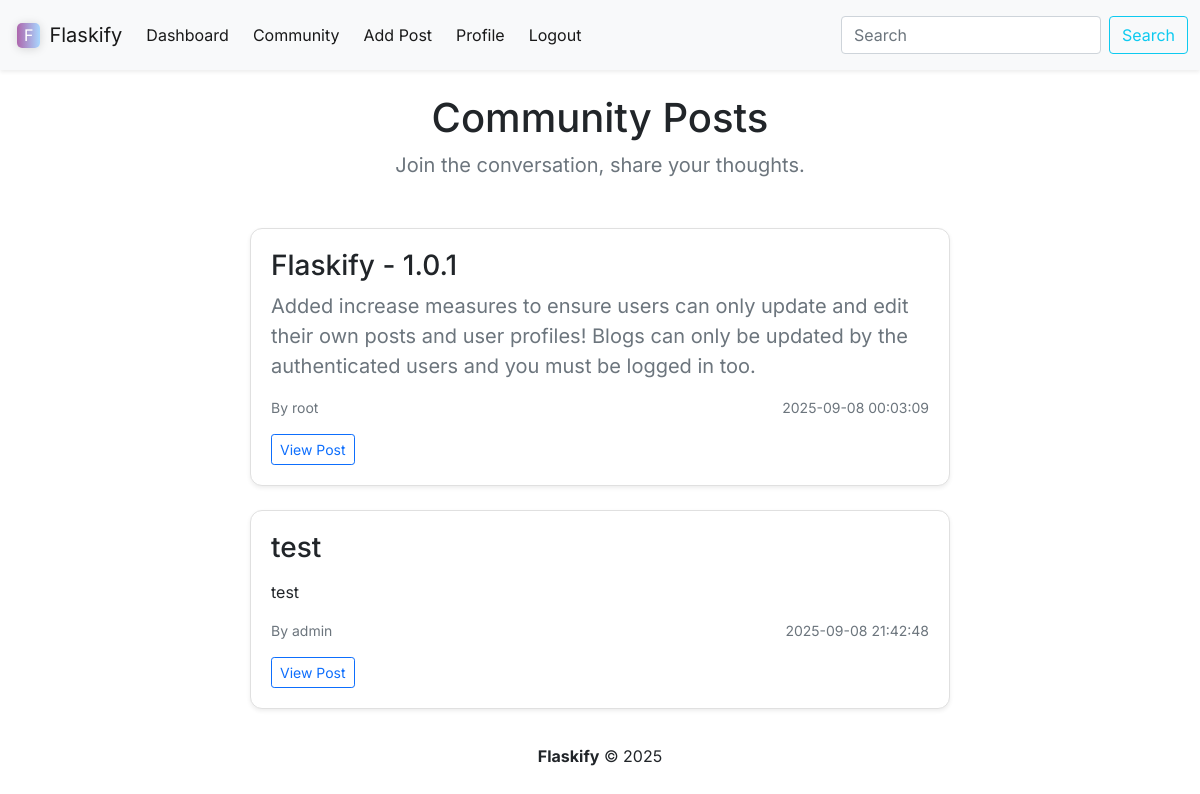
The app's page /posts (signed in), older data.
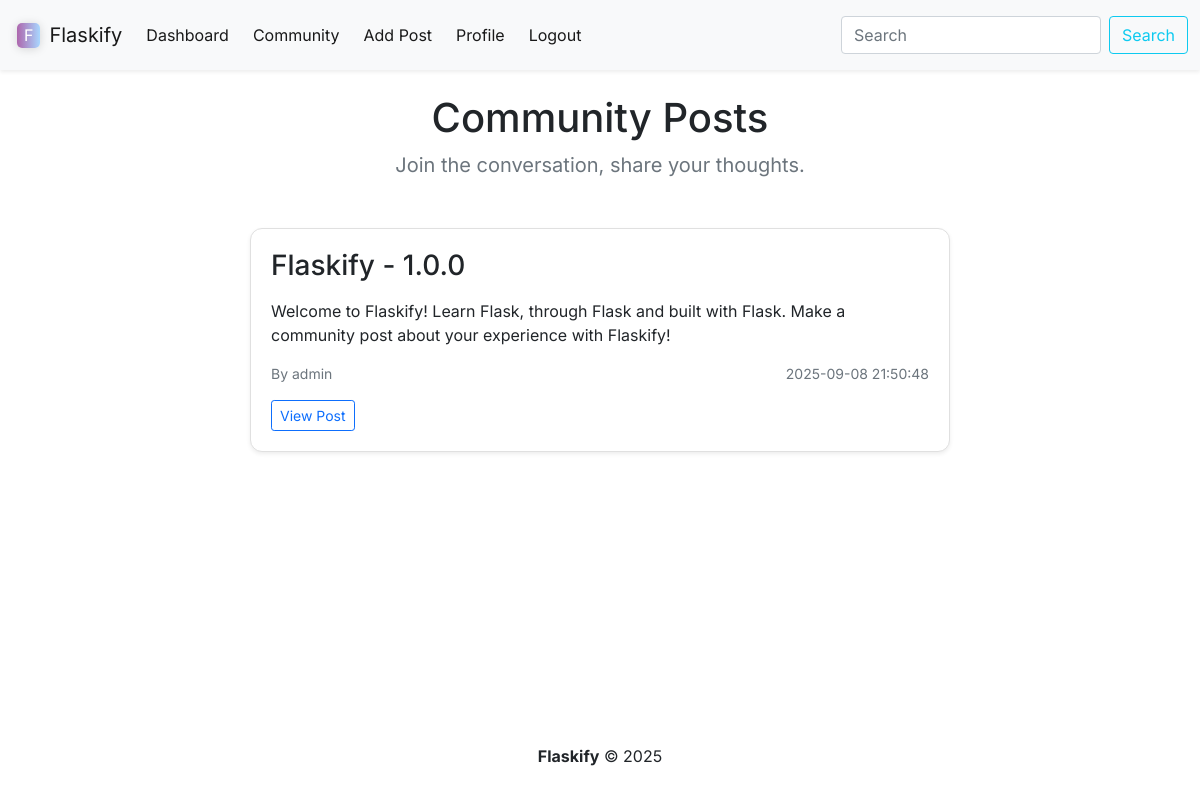
The same page, newer data.
### models.py (models this page shows)
class Posts(db.Model):
    id = db.Column(db.Integer, primary_key=True)
    title = db.Column(db.String(999))
    content = db.Column(db.Text)
    author = db.Column(db.String(999))
    date_posted = db.Column(db.DateTime, default=datetime.now(timezone.utc))
    slug = db.Column(db.String(255))
    user_id = db.Column(db.Integer)

### app.py (the view)
@app.route('/posts')
@login_required
def posts():
    posts = Posts.query.order_by(Posts.date_posted)
    return render_template("posts.html", posts=posts)

### web_forms.py
class SearchForm(FlaskForm):
    searched = StringField("Searched", validators=[DataRequired()])
    submit = SubmitField("Submit")

### app.py (called while the page is built)
@app.context_processor
def base():
    form = SearchForm()
    return dict(form=form)

@login_manager.user_loader
def load_user(user_id):
    return Users.query.get(int(user_id))

### templates/posts.html
{% extends 'base.html' %}
{% block navigation_items %}
    {% include 'components/nav_component.html' %}
{% endblock %}
{% block section %}
  <div class="text-center mb-5">
    <h1 class="font-for-text">Community Posts</h1>
    <p class="font-for-text text-muted fs-5">Join the conversation, share your thoughts.</p>
  </div>
  <div class="d-flex flex-column align-items-center gap-4 font-for-text">
    {% for post in posts %}
      <div class="post-container-styling bg-white shadow-sm">
        <h3 class="fw-semibold mb-2">{{ post.title }}</h3>
        <p class="fs-5 text-secondary mb-3">{{ post.content|safe }}</p>
        <div class="d-flex justify-content-between text-muted small mb-3">
          <a>By {{ post.author }}</a>
          <span>{{ post.date_posted.strftime("%Y-%m-%d %H:%M:%S") }}</span>
        </div>
        <div class="d-flex flex-row gap-2">
            <div class="">
                <a class="btn btn-sm btn-outline-primary" href="{{ url_for('post', id=post.id) }}">
                    View Post
                </a>
            </div>
        </div>
      </div>
    {% endfor %}
  </div>
{% endblock %}

### templates/base.html (shortened to what this page needs)
<!DOCTYPE html>
<html lang="en">
<head>
    <link href="https://cdn.jsdelivr.net/npm/bootstrap@5.0.2/dist/css/bootstrap.min.css" rel="stylesheet">
    <link href="/static/style.css" rel="stylesheet">
</head>
<body class="d-flex flex-column min-vh-100">
    <nav class="navbar navbar-expand-lg navbar-light bg-light shadow-sm font-for-text" style="height: 70px;">
        <div class="container-fluid">
            <div class="d-flex align-items-center gap-1">
                <span class="logo-style text-white">F</span>
                <a class="navbar-brand">Flaskify</a>
            </div>
            {% block navigation_items %}
            {% endblock %}
        </div>
    </nav>
    <div class="container mt-4">
    {% block section %}
    {% endblock %}
    </div>
    <footer class="text-black mt-auto py-3" style="margin-top: 50px">
        <div class="container text-sm">
            <p class="text-center font-for-text"><strong>Flaskify</strong> &copy; {{ 2025 }}</p>
        </div>
    </footer>
</body>
</html>

### templates/components/nav_component.html (shortened to what this page needs)
<div class="collapse navbar-collapse d-flex justify-content-cente" id="navbarSupportedContent">
    <ul class="navbar-nav gap-2">
        <li class="nav-item">
            <a class="nav-link active" aria-current="page" href="{{url_for('dashboard')}}">Dashboard</a>
        </li>
        <li class="nav-item">
            <a class="nav-link active" aria-current="page" href="{{url_for('posts')}}">Community</a>
        </li>
        <li class="nav-item">
            <a class="nav-link active" aria-current="page" href="{{url_for('add_post')}}">Add Post</a>
        </li>
        <li class="nav-item">
            <a class="nav-link active" aria-current="page" href="{{url_for('profile')}}">Profile</a>
        </li>
        <li class="nav-item">
            <a class="nav-link active" aria-current="page" href="{{url_for('logout')}}">Logout</a>
        </li>
    </ul>
</div>
<form method="POST" action="{{ url_for('search') }}" class="d-flex">
    <input class="form-control me-2" type="search" placeholder="Search" aria-label="Search" name="searched">
    <button class="btn btn-outline-info" type="submit">Search</button>
</form>

### static/style.css (style rules this page uses)
.font-for-text { font-family: 'Inter'; }
.logo-style { margin-left: 5px; margin-right: 5px; padding-left: 7px; padding-right: 7px; padding-top: 0.5px; padding-bottom: 0.5px; border-radius: 5px; background: linear-gradient(90deg, rgb(173, 102, 173), rgb(169, 215, 255)); box-shadow: 0 1px 10px rgba(0, 0, 0, 0.15); }
a { text-decoration: none; color: inherit; }
.post-container-styling { border: 1px solid #e0e0e0; border-radius: 12px; padding: 20px; width: 100%; max-width: 700px; transition: transform 0.15s ease, box-shadow 0.15s ease; }

Row changes from the older to the newer data that the page shows:
removed Posts: title "Flaskify - 1.0.1", content "Added increase measures to ensure users can only update and edit their own posts and user profiles! Blogs can only be updated by the authenticated users and you must be logged in too.", author "root", date_posted "2025-09-08 00:03:09"
removed Posts: title "test", content "test", author "admin", date_posted "2025-09-08 21:42:48"
added Posts: title "Flaskify - 1.0.0", content "Welcome to Flaskify! Learn Flask, through Flask and built with Flask. Make a community post about your experience with Flaskify!", author "admin", date_posted "2025-09-08 21:50:48"
